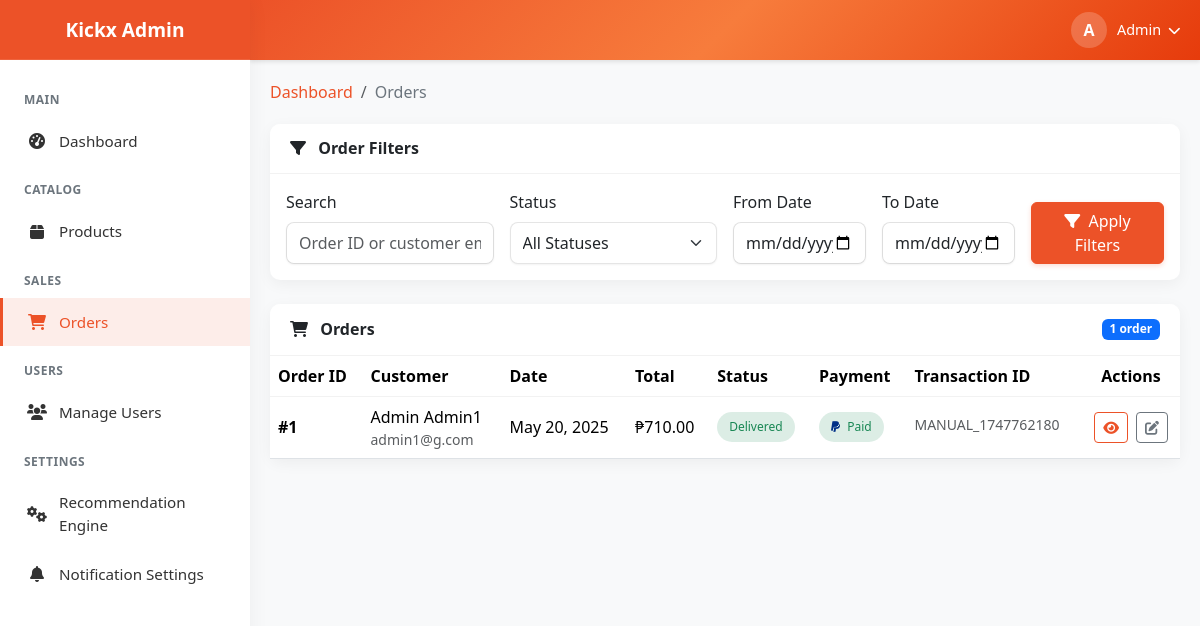
Page /admin/orders (signed in) on the committed database.
### kickx_app.py (models this page shows, shortened)
class User(db.Model, UserMixin):
    __tablename__ = 'users'
    id: Mapped[int] = mapped_column(primary_key=True, autoincrement=True)
    username: Mapped[str] = mapped_column(String(64), unique=True, nullable=False)
    email: Mapped[str] = mapped_column(String(120), unique=True, nullable=False)
    password_hash: Mapped[str] = mapped_column(String(128))
    first_name: Mapped[str] = mapped_column(String(64), nullable=True)
    last_name: Mapped[str] = mapped_column(String(64), nullable=True)
    created_at: Mapped[datetime] = mapped_column(default=datetime.utcnow)
    is_active: Mapped[bool] = mapped_column(Boolean, default=True)
    is_admin: Mapped[bool] = mapped_column(Boolean, default=False)
    orders = relationship('Order', back_populates='user', lazy='dynamic')
    reviews = relationship('Review', back_populates='user', lazy='dynamic')
    cart = relationship('Cart', back_populates='user', uselist=False)
    wishlist = relationship('Wishlist', back_populates='user', uselist=False)
    addresses = relationship('Address', back_populates='user', lazy='dynamic')
    notifications = relationship('Notification', back_populates='user', lazy='dynamic')

class Order(db.Model):
    __tablename__ = 'order'
    id: Mapped[int] = mapped_column(primary_key=True, autoincrement=True)
    user_id: Mapped[int] = mapped_column(ForeignKey('users.id'), nullable=False)
    status: Mapped[str] = mapped_column(String(20), default='pending')
    payment_status: Mapped[str] = mapped_column(String(20), default='pending')
    payment_id: Mapped[str] = mapped_column(String(64), nullable=True)
    payment_method: Mapped[str] = mapped_column(String(20), default='paypal')
    total_amount: Mapped[float] = mapped_column(Float, nullable=False)
    shipping_address: Mapped[str] = mapped_column(Text, nullable=False)
    shipping_city: Mapped[str] = mapped_column(String(64), nullable=False)
    shipping_state: Mapped[str] = mapped_column(String(64), nullable=False)
    shipping_zip: Mapped[str] = mapped_column(String(20), nullable=False)
    shipping_country: Mapped[str] = mapped_column(String(64), nullable=False)
    tracking_number: Mapped[str] = mapped_column(String(64), nullable=True)
    shipping_cost: Mapped[float] = mapped_column(Float, default=0.0)
    discount_amount: Mapped[float] = mapped_column(Float, default=0.0)
    processing_date: Mapped[datetime] = mapped_column(DateTime, nullable=True)
    shipping_date: Mapped[datetime] = mapped_column(DateTime, nullable=True)
    delivery_date: Mapped[datetime] = mapped_column(DateTime, nullable=True)
    created_at: Mapped[datetime] = mapped_column(default=datetime.utcnow)
    updated_at: Mapped[datetime] = mapped_column(default=datetime.utcnow, onupdate=datetime.utcnow)
    user = relationship('User', back_populates='orders')
    items = relationship('OrderItem', back_populates='order', lazy='dynamic', cascade='all, delete-orphan')

### kickx_app.py (the view)
@app.route('/admin/orders')
@login_required
def admin_orders():
    if not current_user.is_admin:
        flash('You do not have permission to access the admin area!', 'danger')
        return redirect(url_for('index'))
    page = request.args.get('page', 1, type=int)
    status = request.args.get('status')
    if status:
        orders = Order.query.filter_by(status=status).paginate(page=page, per_page=20)
    else:
        orders = Order.query.paginate(page=page, per_page=20)
    return render_template('admin/orders.html', orders=orders, current_status=status)

### templates/admin/orders.html (shortened to what this page needs)
{% extends "admin/layout.html" %}
{% block content %}
<div class="container-fluid px-0">
    <nav aria-label="breadcrumb">
        <ol class="breadcrumb">
            <li class="breadcrumb-item"><a href="{{ url_for('admin_dashboard') }}">Dashboard</a></li>
            <li class="breadcrumb-item active">Orders</li>
        </ol>
    </nav>
    <div class="card mb-4">
        <div class="card-header">
            <h5 class="card-title mb-0">
                <i class="fas fa-filter me-2"></i> Order Filters
            </h5>
        </div>
        <div class="card-body">
            <form method="GET" class="row g-3">
                <div class="col-md-3">
                    <label for="search" class="form-label">Search</label>
                    <input type="text" id="search" name="search" class="form-control" placeholder="Order ID or customer email..." value="{{ request.args.get('search', '') }}">
                </div>
                <div class="col-md-3">
                    <label for="status" class="form-label">Status</label>
                    <select id="status" name="status" class="form-select">
                        <option value="">All Statuses</option>
                    </select>
                </div>
                <div class="col-md-2">
                    <label for="date_from" class="form-label">From Date</label>
                    <input type="date" id="date_from" name="date_from" class="form-control" value="{{ request.args.get('date_from', '') }}">
                </div>
                <div class="col-md-2">
                    <label for="date_to" class="form-label">To Date</label>
                    <input type="date" id="date_to" name="date_to" class="form-control" value="{{ request.args.get('date_to', '') }}">
                </div>
                <div class="col-md-2 d-flex align-items-end">
                    <button type="submit" class="btn btn-primary w-100">
                        <i class="fas fa-filter me-1"></i> Apply Filters
                    </button>
                </div>
            </form>
        </div>
    </div>
    <div class="card">
        <div class="card-header d-flex justify-content-between align-items-center">
            <h5 class="card-title mb-0">
                <i class="fas fa-shopping-cart me-2"></i> Orders
            </h5>
            <span class="badge bg-primary">{{ orders.total }} order{% if orders.total != 1 %}s{% endif %}</span>
        </div>
        <div class="card-body p-0">
            <div class="table-responsive">
                <table class="table table-hover mb-0">
                    <thead>
                        <tr>
                            <th>Order ID</th>
                            <th>Customer</th>
                            <th>Date</th>
                            <th>Total</th>
                            <th>Status</th>
                            <th>Payment</th>
                            <th>Transaction ID</th>
                            <th class="text-center">Actions</th>
                        </tr>
                    </thead>
                    <tbody>
                        {% for order in orders.items %}
                        <tr>
                            <td><strong>#{{ order.id }}</strong></td>
                            <td>
                                <div>
                                    <span class="fw-medium">{{ order.user.first_name }} {{ order.user.last_name }}</span>
                                    <div class="small text-muted">{{ order.user.email }}</div>
                                </div>
                            </td>
                            <td>{{ order.created_at.strftime('%b %d, %Y') }}</td>
                            <td><span class="fw-medium">₱{{ "%.2f"|format(order.total_amount) }}</span></td>
                            <td>
                                <span class="status-badge status-{{ order.status }}">
                                    {{ order.status }}
                                </span>
                            </td>
                            <td>
                                <span class="status-badge status-{{ order.payment_status }}">
                                    {% if order.payment_method == 'paypal' %}
                                        <i class="fab fa-paypal me-1" title="PayPal"></i>
                                    {% endif %}
                                    {{ order.payment_status }}
                                </span>
                            </td>
                            <td>
                                {% if order.payment_id %}
                                    <small class="text-muted text-truncate d-inline-block" style="max-width: 150px;" title="{{ order.payment_id }}">
                                        {{ order.payment_id }}
                                    </small>
                                {% else %}
                                    <span class="text-muted">-</span>
                                {% endif %}
                            </td>
                            <td class="text-center">
                                <div class="d-flex justify-content-center gap-2">
                                    <a href="{{ url_for('admin_order_detail', order_id=order.id) }}" class="btn btn-sm btn-outline-primary" title="View Details">
                                        <i class="fas fa-eye"></i>
                                    </a>
                                    <a href="{{ url_for('admin_update_order', order_id=order.id) }}" class="btn btn-sm btn-outline-secondary" title="Update Status">
                                        <i class="fas fa-edit"></i>
                                    </a>
                                </div>
                            </td>
                        </tr>
                        {% endfor %}
                    </tbody>
                </table>
            </div>
        </div>
    </div>
</div>
{% endblock %}

### templates/admin/layout.html (shortened to what this page needs)
<!DOCTYPE html>
<html lang="en">
<head>
    <link rel="stylesheet" href="https://cdnjs.cloudflare.com/ajax/libs/font-awesome/6.0.0/css/all.min.css">
    {{ bootstrap.load_css() }}
</head>
<body>
    <div class="admin-sidebar" id="sidebar">
        <div class="sidebar-header d-flex align-items-center justify-content-center">
            <h1 class="brand-name text-center">Kickx Admin</h1>
        </div>
        <ul class="sidebar-menu">
            <li class="menu-title">MAIN</li>
            <a href="{{ url_for('admin_dashboard') }}" class="menu-item {% if request.endpoint == 'admin_dashboard' %}active{% endif %}">
                <i class="fas fa-tachometer-alt"></i> Dashboard
            </a>
            <li class="menu-title">CATALOG</li>
            <a href="{{ url_for('admin_products') }}" class="menu-item {% if 'admin_products' in request.endpoint %}active{% endif %}">
                <i class="fas fa-box"></i> Products
            </a>
            <li class="menu-title">SALES</li>
            <a href="{{ url_for('admin_orders') }}" class="menu-item {% if 'admin_orders' in request.endpoint %}active{% endif %}">
                <i class="fas fa-shopping-cart"></i> Orders
            </a>
            <li class="menu-title">USERS</li>
            <a href="{{ url_for('admin_users') }}" class="menu-item {% if 'admin_users' in request.endpoint %}active{% endif %}">
                <i class="fas fa-users"></i> Manage Users
            </a>
            <li class="menu-title">SETTINGS</li>
            <a href="{{ url_for('admin_recommendation_engine') }}" class="menu-item {% if request.endpoint == 'admin_recommendation_engine'%}active{% endif %}">
                <i class="fas fa-cogs"></i> Recommendation Engine
            </a>
            <a href="{{ url_for('admin_notification_settings') }}" class="menu-item {% if request.endpoint == 'admin_notification_settings'%}active{% endif %}">
                <i class="fas fa-bell"></i> Notification Settings
            </a>
        </ul>
    </div>
    <div class="admin-topbar">
        <div class="user-dropdown">
            <div class="admin-avatar">
                {{ current_user.first_name[0] }}
            </div>
            <div class="admin-name">
                {{ current_user.first_name }} <i class="fas fa-chevron-down ms-1" style="font-size: 0.8rem;"></i>
            </div>
        </div>
    </div>
    <div class="admin-content">
        <div class="content-wrapper mx-auto" style="max-width: 1400px;">
            {% block content %}{% endblock %}
        </div>
    </div>
</body>
</html>

### rows in the picture
User: first_name "A", first_name "Admin"
Order: id "1", user.first_name "Admin", user.last_name "Admin1", user.email "admin1@g.com", created_at "May 20, 2025", total_amount "710.00", status "Delivered", payment_method "paypal" (drawn), payment_status "Paid", payment_id "MANUAL_1747762180"

### other values in the picture
{{ orders.total }} "1"
